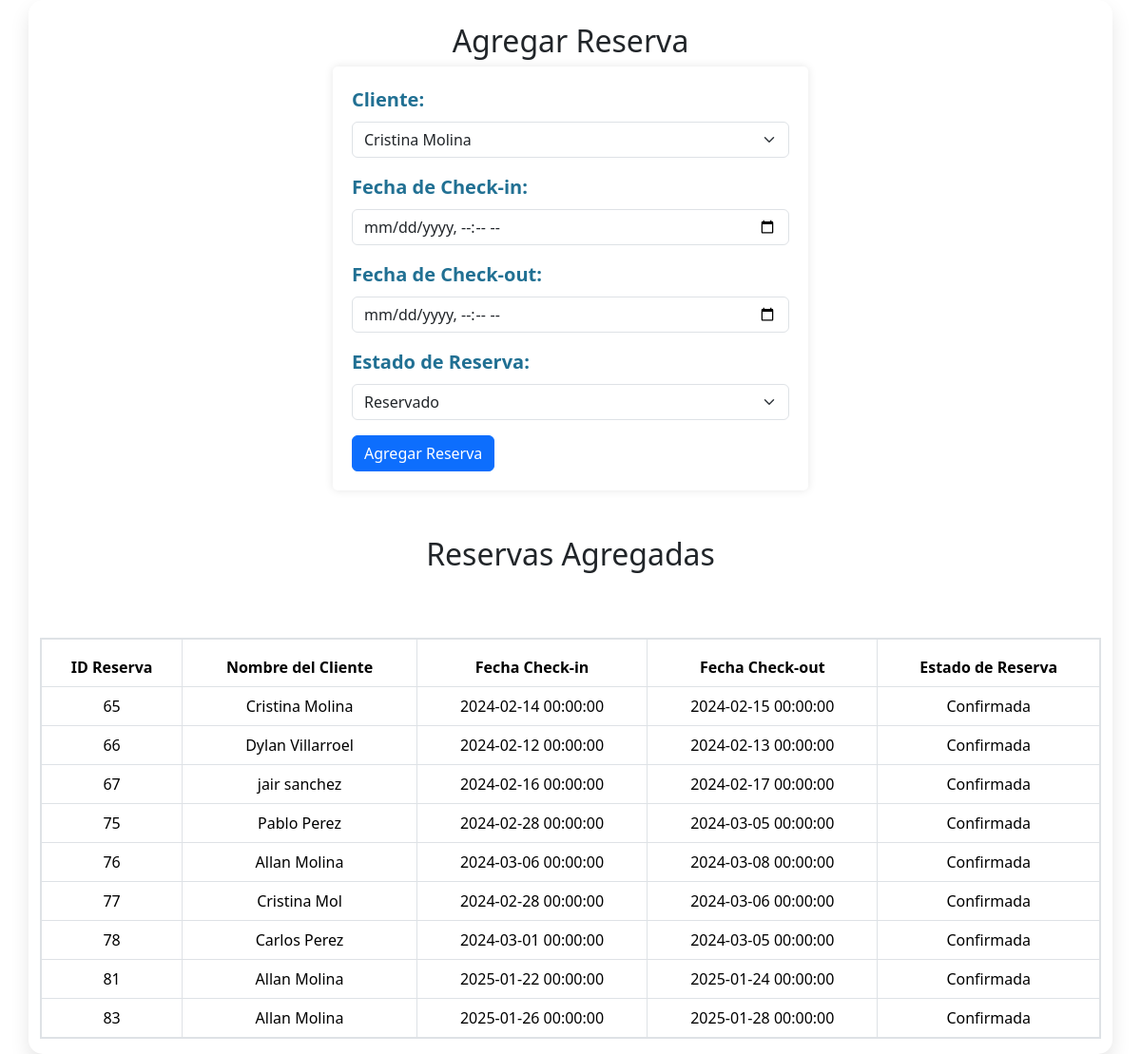
Page /administrador/agre_reservas.php (signed in) on the committed database.
### tables this page shows
CREATE TABLE `reserva` (
  `ID_RESERVA` int(11) NOT NULL,
  `ID_CLIENTE` int(11) DEFAULT NULL,
  `FECHACHECKIN` datetime NOT NULL,
  `FECHACHECKOUT` datetime NOT NULL,
  `ESTADORESERVA` varchar(255) DEFAULT NULL
);

CREATE TABLE `cliente` (
  `ID_CLIENTE` int(11) NOT NULL,
  `NOMBRE` varchar(255) NOT NULL,
  `APELLIDO` varchar(255) NOT NULL,
  `CELULAR` varchar(20) NOT NULL,
  `EMAIL` varchar(255) NOT NULL
);

### administrador/agre_reservas.php (the view, shortened to what this page needs)
<?php
include 'basedatos/basedatos.php';
?>
<!DOCTYPE html>
<html lang="es">
<head>
    <link rel="stylesheet" href="styles2.css">
    <link href="https://cdn.jsdelivr.net/npm/bootstrap@5.3.2/dist/css/bootstrap.min.css" rel="stylesheet">
</head>
<body>
    <div class="container">
        <h2 class="text-center mt-4">Agregar Reserva</h2>
        <div class="row justify-content-center">
            <div class="col-md-6">
                <form method="post" action="agre_reservas.php">
                    <div class="mb-3">
                        <label for="id_cliente" class="form-label">Cliente:</label>
                        <select name="id_cliente" class="form-select" required>
                            <?php
                            $sql_clientes = "SELECT ID_CLIENTE, NOMBRE, APELLIDO FROM cliente";
                            $result_clientes = $conn->query($sql_clientes);
                            if ($result_clientes->num_rows > 0) {
                                while ($row_cliente = $result_clientes->fetch_assoc()) {
                                    echo "<option value=\"" . $row_cliente["ID_CLIENTE"] . "\">" . $row_cliente["NOMBRE"] . " " . $row_cliente["APELLIDO"] . "</option>";
                                }
                            } else {
                                echo "<option value=\"\">No hay clientes registrados</option>";
                            }
                            ?>
                        </select>
                    </div>
                    <div class="mb-3">
                        <label for="fecha_checkin" class="form-label">Fecha de Check-in:</label>
                        <input type="datetime-local" id="fecha_checkin" name="fecha_checkin" class="form-control" required>
                    </div>
                    <div class="mb-3">
                        <label for="fecha_checkout" class="form-label">Fecha de Check-out:</label>
                        <input type="datetime-local" id="fecha_checkout" name="fecha_checkout" class="form-control" required>
                    </div>
                    <div class="mb-3">
                        <label for="estado_reserva" class="form-label">Estado de Reserva:</label>
                        <select id="estado_reserva" name="estado_reserva" class="form-select" required>
                            <option value="Reservado">Reservado</option>
                        </select>
                    </div>
                    <button type="submit" class="btn btn-primary">Agregar Reserva</button>
                </form>
            </div>
        </div>
        <h2 class="text-center mt-5">Reservas Agregadas</h2>
        <div class="table-responsive mt-4">
            <table class="table">
                <?php
                include 'basedatos/basedatos.php';
                $sql = "SELECT r.ID_RESERVA, r.ID_CLIENTE, c.NOMBRE, c.APELLIDO, r.FECHACHECKIN, r.FECHACHECKOUT, r.ESTADORESERVA FROM reserva r
                INNER JOIN cliente c ON r.ID_CLIENTE = c.ID_CLIENTE";
                $result = $conn->query($sql);
                if ($result->num_rows > 0) {
                    echo "<table class='table table-bordered'>";
                    echo "<thead><tr><th>ID Reserva</th><th>Nombre del Cliente</th><th>Fecha Check-in</th><th>Fecha Check-out</th><th>Estado de Reserva</th></tr></thead>";
                    echo "<tbody>";
                    while ($row = $result->fetch_assoc()) {
                        echo "<tr><td>".$row["ID_RESERVA"]."</td><td>".$row["NOMBRE"]." ".$row["APELLIDO"]."</td><td>".$row["FECHACHECKIN"]."</td><td>".$row["FECHACHECKOUT"]."</td><td>".$row["ESTADORESERVA"]."</td></tr>";
                    }
                    echo "</tbody>";
                    echo "</table>";
                } else {
                    echo "<p class='text-center'>No hay reservas.</p>";
                }
                ?>
            </table>
        </div>
    </div>
</body>
</html>

### administrador/styles2.css (style rules this page uses)
form { margin: 0 auto; max-width: 500px; padding: 20px; background-color: #fff; border-radius: 5px; box-shadow: 0 0 10px rgba(0, 0, 0, 0.1); }
label { margin: 0 0 10px; display: block; font-size: 1.25em; color: #217093; font-weight: 600; font-family: inherit; }
h2 { text-align: center; margin-top: 20px; margin-bottom: 20px; }
table { background: white; width: 80%; margin: 4% auto; margin-top: 2%; border-collapse: collapse; text-align: center; margin-bottom: 10px; border: 2px solid black; }
th { background-color: #4eb8dd; height: 50px; border-bottom: 2px solid rgb(210, 220, 250); color: black; padding: 8px; padding-top: 15px; }
td { color: rgba(100, 100, 100, 60); height: 30px; border: 2px solid rgba(240, 240, 240, 10); padding: 15px; }
.container { position: relative; background-color: #fff; border-radius: 15px; box-shadow: 0 10px 20px rgba(0, 0, 0, 0.1); overflow: hidden; width: 100%; max-width: 350px; transition: transform 0.3s ease-in-out; }

### rows in the picture
reserva: ID_RESERVA "65", ID_CLIENTE.NOMBRE "Cristina", ID_CLIENTE.APELLIDO "Molina", FECHACHECKIN "2024-02-14 00:00:00", FECHACHECKOUT "2024-02-15 00:00:00", ESTADORESERVA "Confirmada"
reserva: ID_RESERVA "66", ID_CLIENTE.NOMBRE "Dylan", ID_CLIENTE.APELLIDO "Villarroel", FECHACHECKIN "2024-02-12 00:00:00", FECHACHECKOUT "2024-02-13 00:00:00", ESTADORESERVA "Confirmada"
reserva: ID_RESERVA "67", ID_CLIENTE.NOMBRE "jair", ID_CLIENTE.APELLIDO "sanchez", FECHACHECKIN "2024-02-16 00:00:00", FECHACHECKOUT "2024-02-17 00:00:00", ESTADORESERVA "Confirmada"
reserva: ID_RESERVA "75", ID_CLIENTE.NOMBRE "Pablo", ID_CLIENTE.APELLIDO "Perez", FECHACHECKIN "2024-02-28 00:00:00", FECHACHECKOUT "2024-03-05 00:00:00", ESTADORESERVA "Confirmada"
reserva: ID_RESERVA "76", ID_CLIENTE.NOMBRE "Allan", ID_CLIENTE.APELLIDO "Molina", FECHACHECKIN "2024-03-06 00:00:00", FECHACHECKOUT "2024-03-08 00:00:00", ESTADORESERVA "Confirmada"
reserva: ID_RESERVA "77", ID_CLIENTE.NOMBRE "Cristina", ID_CLIENTE.APELLIDO "Mol", FECHACHECKIN "2024-02-28 00:00:00", FECHACHECKOUT "2024-03-06 00:00:00", ESTADORESERVA "Confirmada"
reserva: ID_RESERVA "78", ID_CLIENTE.NOMBRE "Carlos", ID_CLIENTE.APELLIDO "Perez", FECHACHECKIN "2024-03-01 00:00:00", FECHACHECKOUT "2024-03-05 00:00:00", ESTADORESERVA "Confirmada"
reserva: ID_RESERVA "81", ID_CLIENTE.NOMBRE "Allan", ID_CLIENTE.APELLIDO "Molina", FECHACHECKIN "2025-01-22 00:00:00", FECHACHECKOUT "2025-01-24 00:00:00", ESTADORESERVA "Confirmada"
reserva: ID_RESERVA "83", ID_CLIENTE.NOMBRE "Allan", ID_CLIENTE.APELLIDO "Molina", FECHACHECKIN "2025-01-26 00:00:00", FECHACHECKOUT "2025-01-28 00:00:00", ESTADORESERVA "Confirmada"

### other values in the picture
form field id_cliente "Cristina Molina"
